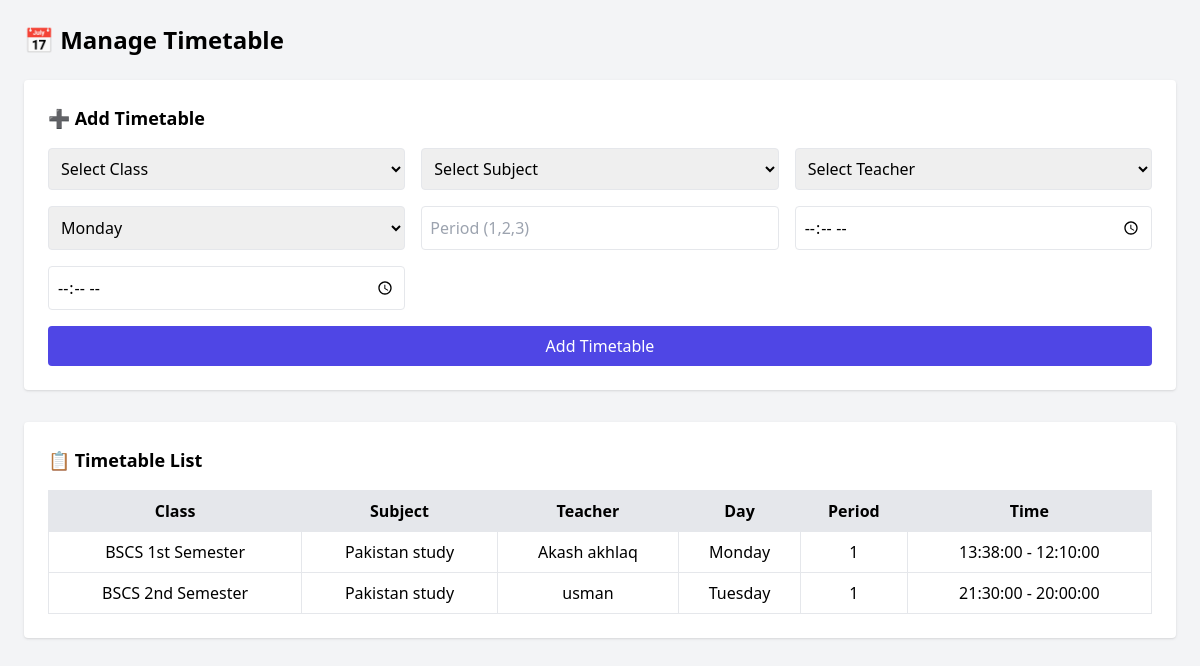
Page /attendance_system/Admin/timetable.php (signed in) on the committed database.
### tables this page shows
CREATE TABLE `timetable` (
  `id` int(11) NOT NULL,
  `teacher_id` int(11) DEFAULT NULL,
  `class_id` int(11) DEFAULT NULL,
  `subject_id` int(11) DEFAULT NULL,
  `day` varchar(20) DEFAULT NULL,
  `period` int(11) NOT NULL,
  `start_time` time DEFAULT NULL,
  `end_time` time DEFAULT NULL
);

CREATE TABLE `classes` (
  `id` int(11) NOT NULL,
  `class_name` varchar(50) DEFAULT NULL
);

CREATE TABLE `subjects` (
  `id` int(11) NOT NULL,
  `subject_name` varchar(100) DEFAULT NULL
);

CREATE TABLE `teachers` (
  `id` int(11) NOT NULL,
  `name` varchar(100) DEFAULT NULL,
  `email` varchar(100) DEFAULT NULL,
  `password` varchar(255) DEFAULT NULL,
  `class_id` int(11) DEFAULT NULL,
  `subject_id` int(11) DEFAULT NULL,
  `status` tinyint(4) DEFAULT 1,
  `reset_token` varchar(255) DEFAULT NULL,
  `token_expiry` datetime DEFAULT NULL
);

### attendance_system/Admin/timetable.php (the view, shortened to what this page needs)
<?php
include "../db.php";
?>
<!DOCTYPE html>
<html>
<head>
<script src="https://cdn.tailwindcss.com"></script>
</head>
<body class="bg-gray-100 p-6">
<h1 class="text-2xl font-bold mb-6">📅 Manage Timetable</h1>
<div class="bg-white p-6 rounded shadow mb-8">
<h2 class="text-lg font-semibold mb-4">➕ Add Timetable</h2>
<form method="post" class="grid grid-cols-3 gap-4">
<select name="class_id" class="border p-2 rounded" required>
<option value="">Select Class</option>
</select>
<select name="subject_id" class="border p-2 rounded" required>
<option value="">Select Subject</option>
</select>
<select name="teacher_id" class="border p-2 rounded" required>
<option value="">Select Teacher</option>
</select>
<select name="day" class="border p-2 rounded" required>
<option>Monday</option>
</select>
<input name="period" placeholder="Period (1,2,3)" class="border p-2 rounded" required>
<input type="time" name="start_time" class="border p-2 rounded" required>
<input type="time" name="end_time" class="border p-2 rounded" required>
<button name="add"
class="bg-indigo-600 text-white px-4 py-2 rounded col-span-3 hover:bg-indigo-700">
Add Timetable
</button>
</form>
</div>
<div class="bg-white p-6 rounded shadow">
<h2 class="text-lg font-semibold mb-4">📋 Timetable List</h2>
<table class="w-full border-collapse">
<thead class="bg-gray-200">
<tr>
<th class="border p-2">Class</th>
<th class="border p-2">Subject</th>
<th class="border p-2">Teacher</th>
<th class="border p-2">Day</th>
<th class="border p-2">Period</th>
<th class="border p-2">Time</th>
</tr>
</thead>
<tbody>
<?php
$q = mysqli_query($conn,"
SELECT
t.day, t.period, t.start_time, t.end_time,
c.class_name,
s.subject_name,
te.name AS teacher_name
FROM timetable t
JOIN classes c ON t.class_id = c.id
JOIN subjects s ON t.subject_id = s.id
JOIN teachers te ON t.teacher_id = te.id
ORDER BY t.day, t.period
");
while($row=mysqli_fetch_assoc($q)){
?>
<tr class="text-center">
<td class="border p-2"><?= $row['class_name'] ?></td>
<td class="border p-2"><?= $row['subject_name'] ?></td>
<td class="border p-2"><?= $row['teacher_name'] ?></td>
<td class="border p-2"><?= $row['day'] ?></td>
<td class="border p-2"><?= $row['period'] ?></td>
<td class="border p-2">
<?= $row['start_time'] ?> - <?= $row['end_time'] ?>
</td>
</tr>
<?php } ?>
</tbody>
</table>
</div>
</body>
</html>

### rows in the picture
timetable: class.class_name "BSCS 1st Semester", subject.subject_name "Pakistan study", teacher.name "Akash akhlaq", day "Monday", period "1", start_time "13:38:00", end_time "12:10:00"
timetable: class.class_name "BSCS 2nd Semester", subject.subject_name "Pakistan study", teacher.name "usman", day "Tuesday", period "1", start_time "21:30:00", end_time "20:00:00"
